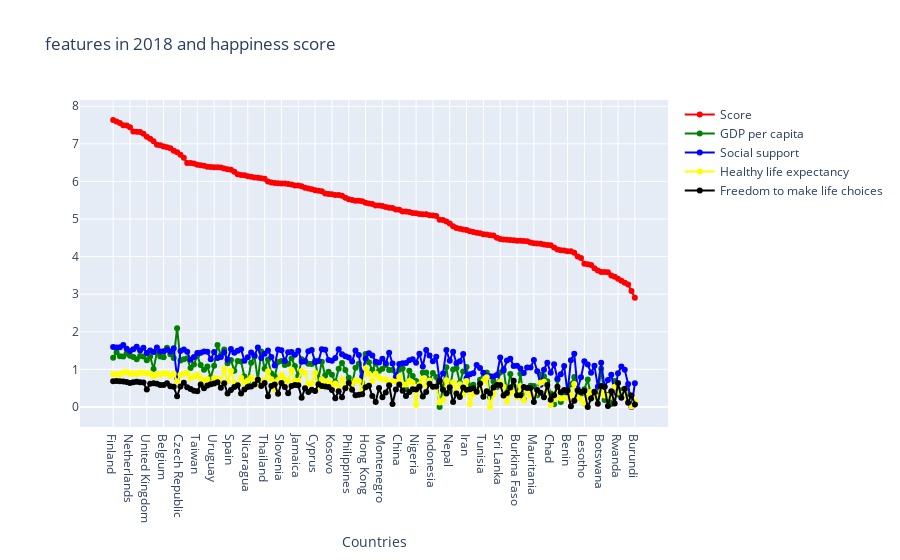

Write notebook code for a chart like this one.
### Code cell
line_chart_feature(year_2018, ['Score', 'GDP per capita','Social support','Healthy life expectancy', 'Freedom to make life choices'], '2018')

### Figure 1 — Plotly figure (JSON) as saved in the notebook; plotly's stock layout.template omitted (floating-point values rounded to 4 significant figures; data arrays with more than 128 entries replaced by an {"elided": "..."} marker saying what was removed)
{"data": [{"marker": {"color": "red"}, "mode": "lines+markers", "name": "Score", "text": {"elided": "156 str values"}, "type": "scatter", "x": {"elided": "156 str values"}, "y": {"elided": "156 float values"}}, {"marker": {"color": "green"}, "mode": "lines+markers", "name": "GDP per capita", "text": {"elided": "156 str values"}, "type": "scatter", "x": {"elided": "156 str values"}, "y": {"elided": "156 float values"}}, {"marker": {"color": "blue"}, "mode": "lines+markers", "name": "Social support", "text": {"elided": "156 str values"}, "type": "scatter", "x": {"elided": "156 str values"}, "y": {"elided": "156 float values"}}, {"marker": {"color": "yellow"}, "mode": "lines+markers", "name": "Healthy life expectancy", "text": {"elided": "156 str values"}, "type": "scatter", "x": {"elided": "156 str values"}, "y": {"elided": "156 float values"}}, {"marker": {"color": "black"}, "mode": "lines+markers", "name": "Freedom to make life choices", "text": {"elided": "156 str values"}, "type": "scatter", "x": {"elided": "156 str values"}, "y": {"elided": "156 float values"}}], "layout": {"hovermode": "x unified", "title": {"text": "features in 2018 and happiness score"}, "xaxis": {"ticklen": 5, "title": {"text": "Countries"}, "zeroline": false, "type": "category", "range": [-9.498, 164.5], "autorange": true}, "yaxis": {"type": "linear", "range": [-0.636, 8.268], "autorange": true}, "autosize": true}}
